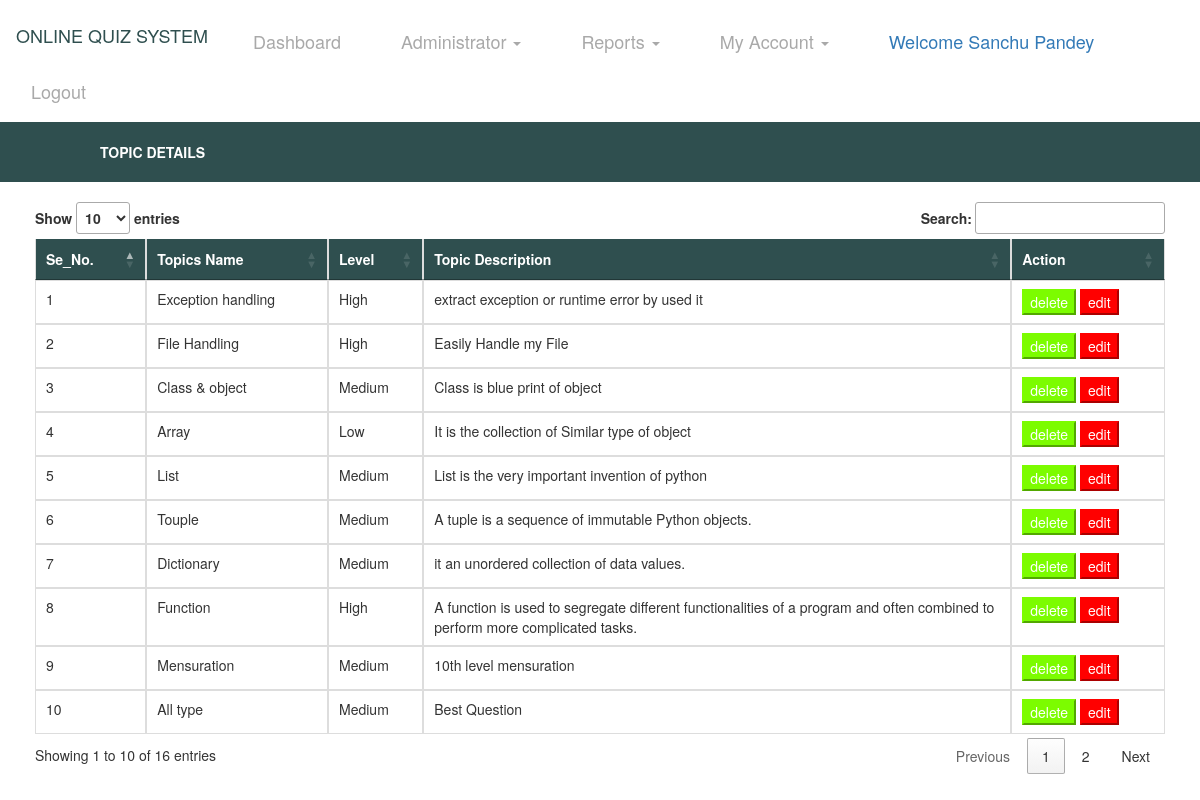
Screenshot of /topicreport/ (signed in) with the database file from the repository.
### Quiz/models.py (models this page shows, shortened)
class Topic(models.Model):
    course = models.ForeignKey(Course, on_delete=models.CASCADE, null=True)
    level = models.CharField(max_length=30, null=True)
    topic = models.CharField(max_length=100, null=True)
    description = models.TextField(null=True)

### Quiz/views.py (the view)
# urls.py: path('topicreport/', TopicDetail, name='topicreport'),
def TopicDetail(request):
    if not request.user.is_authenticated:
        return redirect('tutorlogin')
    student1 = Topic.objects.all()
    d = {'topicdetail': student1}
    return render(request,'topicreport.html',d)

### Quiz/templates/topicreport.html (shortened to what this page needs)
{% extends 'base2.html' %}
{% load static %}
{% block body %}
<div style="background-color:DarkSlateGrey;padding:20px">
        <table width="1000" align="center">
    <tr><th style="color:white">TOPIC DETAILS</th>
    </tr>
</table>
</div>
<div class="container" style="padding:20px;border:0px solid white">
<table class="table table-bordered" id="myTable" style="border:0px solid white">
  <thead style="background-color:DarkSlateGrey;color:white;border-color:white">
  <tr>
    <th>Se_No.</th>
      <th>Topics Name</th>
    <th>Level</th>
       <th style="width:550px">Topic Description</th>
    <th>Action</th>
  </tr>
  </thead>
   <tbody style="border-color:white">
    {% for i in topicdetail %}
  <tr>
    <td>{{forloop.counter}}</td>
      <td>{{i.topic}}</td>
       <td>{{i.level}}</td>
      <td>{{i.description}}</td>
    <td><a href="{% url 'deletetopic' i.id %}"><button class="button button1">delete</button></a>
      <a href="{% url 'edittopic' i.id %}"><button class="button button2">edit</button></a></td>
  </tr>
    {% endfor %}
    </tbody>
</table>
</div>
{% endblock %}

### Quiz/templates/base2.html (shortened to what this page needs)
<!DOCTYPE html>
<html lang="en">
<head>
    {% load static %}
  <link rel="stylesheet" href="https://maxcdn.bootstrapcdn.com/bootstrap/3.4.0/css/bootstrap.min.css">
  <link rel = stylesheet href = "//cdn.datatables.net/1.10.19/css/jquery.dataTables.min.css">
</head>
<body>
<nav class="navbar navbar-expand-sm bg-info navbar-dark" style="background-color:white">
    <ul class="nav navbar-nav">
      <li class="navbar-brand" style="color:DarkSlateGrey"><h4>ONLINE QUIZ SYSTEM</h4></li>
            <li class="navbar-brand"><a href="{% url 'userdashboard' %}" style="color:darkgrey">Dashboard</a></li>
      <li class="navbar-brand"><a class="dropdown-toggle" data-toggle="dropdown" href="#" style="color:darkgrey;bottom-padding:18px">Administrator  <span class="caret"></span></a>
      </li>
      <li class="navbar-brand"><a class="dropdown-toggle" data-toggle="dropdown" href="#" style="color:darkgrey;bottom-padding:18px">Reports  <span class="caret"></span></a>
      </li>
      <li class="navbar-brand"><a class="dropdown-toggle" data-toggle="dropdown" href="#" style="color:darkgrey;bottom-padding:18px">My Account  <span class="caret"></span></a>
      </li>
        <li class="navbar-brand"> <a href="#" style="color:Black margin-top:25px">Welcome {{request.user.first_name}} {{request.user.last_name}}</a></li>
        <li class="navbar-brand"><a href="{% url 'logout' %}" style="color:darkgrey">Logout</a></li>
    </ul>
</nav>
{% block body %}
{% endblock %}
</body>
</html>

### Quiz/templates/topicreport.html (style rules this page uses)
.button1 { background-color:LawnGreen; color:white; border-color:LawnGreen; }
.button2 { background-color:red; color:white; border-color:red; }
#myTable { border-color:white; }

### rows the page displays
Topic: topic "Exception handling", level "High", description "extract exception or runtime error by used it"
Topic: topic "File Handling", level "High", description "Easily Handle my File"
Topic: topic "Class & object", level "Medium", description "Class is blue print of object"
Topic: topic "Array", level "Low", description "It is the collection of Similar type of object"
Topic: topic "List", level "Medium", description "List is the very important invention of python"
Topic: topic "Touple", level "Medium", description "A tuple is a sequence of immutable Python objects."
Topic: topic "Dictionary", level "Medium", description "it an unordered collection of data values."
Topic: topic "Function", level "High", description "A function is used to segregate different functionalities of a program and often combined to perform more complicated tasks."
Topic: topic "Mensuration", level "Medium", description "10th level mensuration"
Topic: topic "All type", level "Medium", description "Best Question"

### other values shown
{{ request.user.first_name }} "Sanchu"
{{ request.user.last_name }} "Pandey"
